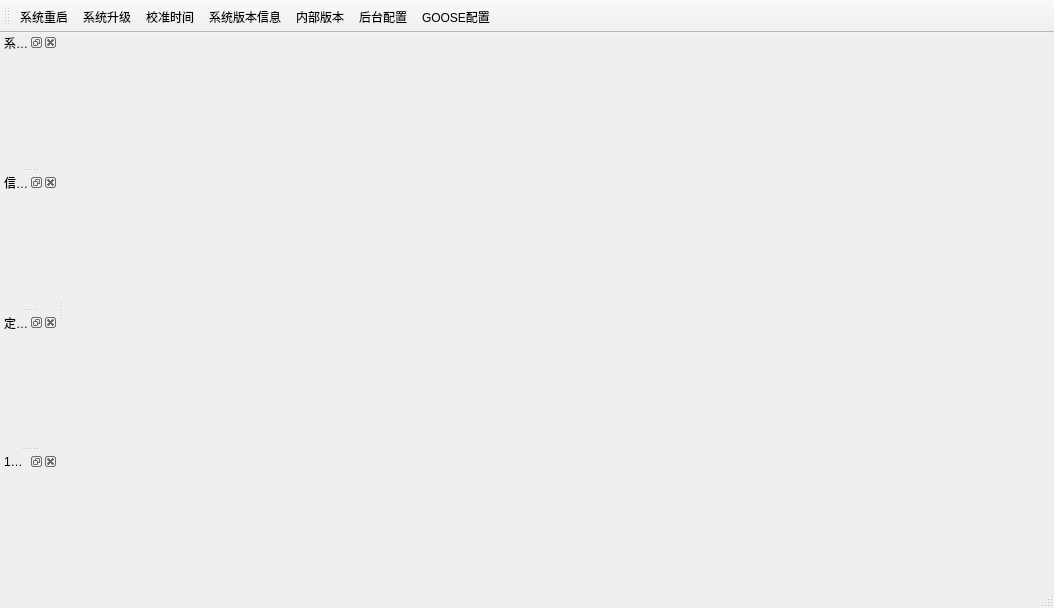
<?xml version="1.0" encoding="UTF-8"?>
<ui version="4.0">
 <class>DTUToolsClass</class>
 <widget class="QMainWindow" name="DTUToolsClass">
  <property name="geometry">
   <rect>
    <x>0</x>
    <y>0</y>
    <width>1054</width>
    <height>608</height>
   </rect>
  </property>
  <property name="windowTitle">
   <string>SDL-9200-D30 配电自动化终端运维工具</string>
  </property>
  <widget class="QWidget" name="centralWidget"/>
  <widget class="QMenuBar" name="menuBar">
   <property name="geometry">
    <rect>
     <x>0</x>
     <y>0</y>
     <width>1054</width>
     <height>26</height>
    </rect>
   </property>
  </widget>
  <widget class="QToolBar" name="mainToolBar">
   <attribute name="toolBarArea">
    <enum>TopToolBarArea</enum>
   </attribute>
   <attribute name="toolBarBreak">
    <bool>false</bool>
   </attribute>
   <addaction name="arestart"/>
   <addaction name="aupdate"/>
   <addaction name="atime"/>
   <addaction name="aversion"/>
   <addaction name="abuildver"/>
   <addaction name="aarmconfig"/>
   <addaction name="agoose"/>
  </widget>
  <widget class="QStatusBar" name="statusBar"/>
  <widget class="QDockWidget" name="dockWidget_sysconfig">
   <property name="windowTitle">
    <string>系统配置</string>
   </property>
   <attribute name="dockWidgetArea">
    <number>1</number>
   </attribute>
   <widget class="QWidget" name="dockWidgetContents"/>
  </widget>
  <widget class="QDockWidget" name="dockWidget_menu">
   <property name="windowTitle">
    <string>信息查看</string>
   </property>
   <attribute name="dockWidgetArea">
    <number>1</number>
   </attribute>
   <widget class="QWidget" name="dockWidgetContents_2"/>
  </widget>
  <widget class="QDockWidget" name="dockWidget_adjust">
   <property name="windowTitle">
    <string>定值整定</string>
   </property>
   <attribute name="dockWidgetArea">
    <number>1</number>
   </attribute>
   <widget class="QWidget" name="dockWidgetContents_3"/>
  </widget>
  <widget class="QDockWidget" name="dockWidget_csprotocol">
   <property name="windowTitle">
    <string>101/104规约</string>
   </property>
   <attribute name="dockWidgetArea">
    <number>1</number>
   </attribute>
   <widget class="QWidget" name="dockWidgetContents_5">
    <property name="toolTip">
     <string/>
    </property>
   </widget>
  </widget>
  <action name="aversion">
   <property name="icon">
    <iconset resource="dtutools.qrc">
     <normaloff>:/DTUTools/icon/version.png</normaloff>:/DTUTools/icon/version.png</iconset>
   </property>
   <property name="text">
    <string>系统版本信息</string>
   </property>
   <property name="toolTip">
    <string>系统版本信息</string>
   </property>
  </action>
  <action name="aupdate">
   <property name="icon">
    <iconset resource="dtutools.qrc">
     <normaloff>:/DTUTools/icon/update.png</normaloff>:/DTUTools/icon/update.png</iconset>
   </property>
   <property name="text">
    <string>系统升级</string>
   </property>
   <property name="toolTip">
    <string>系统升级</string>
   </property>
  </action>
  <action name="arestart">
   <property name="icon">
    <iconset resource="dtutools.qrc">
     <normaloff>:/DTUTools/icon/restart.png</normaloff>:/DTUTools/icon/restart.png</iconset>
   </property>
   <property name="text">
    <string>系统重启</string>
   </property>
   <property name="toolTip">
    <string>系统重启</string>
   </property>
  </action>
  <action name="atime">
   <property name="icon">
    <iconset resource="dtutools.qrc">
     <normaloff>:/DTUTools/icon/time.png</normaloff>:/DTUTools/icon/time.png</iconset>
   </property>
   <property name="text">
    <string>校准时间</string>
   </property>
   <property name="toolTip">
    <string>校准时间</string>
   </property>
  </action>
  <action name="abuildver">
   <property name="icon">
    <iconset resource="dtutools.qrc">
     <normaloff>:/DTUTools/icon/buildver.png</normaloff>:/DTUTools/icon/buildver.png</iconset>
   </property>
   <property name="text">
    <string>内部版本</string>
   </property>
   <property name="toolTip">
    <string>内部版本</string>
   </property>
  </action>
  <action name="aarmconfig">
   <property name="icon">
    <iconset resource="dtutools.qrc">
     <normaloff>:/DTUTools/icon/config.png</normaloff>:/DTUTools/icon/config.png</iconset>
   </property>
   <property name="text">
    <string>后台配置</string>
   </property>
   <property name="toolTip">
    <string>后台配置</string>
   </property>
  </action>
  <action name="agoose">
   <property name="icon">
    <iconset resource="dtutools.qrc">
     <normaloff>:/DTUTools/icon/goose.png</normaloff>:/DTUTools/icon/goose.png</iconset>
   </property>
   <property name="text">
    <string>GOOSE配置</string>
   </property>
   <property name="toolTip">
    <string>GOOSE配置</string>
   </property>
  </action>
 </widget>
 <layoutdefault spacing="6" margin="11"/>
 <resources>
  <include location="dtutools.qrc"/>
 </resources>
 <connections>
  <connection>
   <sender>arestart</sender>
   <signal>triggered()</signal>
   <receiver>DTUToolsClass</receiver>
   <slot>restart_soft()</slot>
   <hints>
    <hint type="sourcelabel">
     <x>-1</x>
     <y>-1</y>
    </hint>
    <hint type="destinationlabel">
     <x>299</x>
     <y>199</y>
    </hint>
   </hints>
  </connection>
  <connection>
   <sender>aupdate</sender>
   <signal>triggered()</signal>
   <receiver>DTUToolsClass</receiver>
   <slot>update_soft()</slot>
   <hints>
    <hint type="sourcelabel">
     <x>-1</x>
     <y>-1</y>
    </hint>
    <hint type="destinationlabel">
     <x>299</x>
     <y>199</y>
    </hint>
   </hints>
  </connection>
  <connection>
   <sender>aversion</sender>
   <signal>triggered()</signal>
   <receiver>DTUToolsClass</receiver>
   <slot>show_version()</slot>
   <hints>
    <hint type="sourcelabel">
     <x>-1</x>
     <y>-1</y>
    </hint>
    <hint type="destinationlabel">
     <x>299</x>
     <y>199</y>
    </hint>
   </hints>
  </connection>
  <connection>
   <sender>atime</sender>
   <signal>triggered()</signal>
   <receiver>DTUToolsClass</receiver>
   <slot>calibrate_time()</slot>
   <hints>
    <hint type="sourcelabel">
     <x>-1</x>
     <y>-1</y>
    </hint>
    <hint type="destinationlabel">
     <x>299</x>
     <y>199</y>
    </hint>
   </hints>
  </connection>
  <connection>
   <sender>abuildver</sender>
   <signal>triggered()</signal>
   <receiver>DTUToolsClass</receiver>
   <slot>build_version()</slot>
   <hints>
    <hint type="sourcelabel">
     <x>-1</x>
     <y>-1</y>
    </hint>
    <hint type="destinationlabel">
     <x>526</x>
     <y>303</y>
    </hint>
   </hints>
  </connection>
  <connection>
   <sender>aarmconfig</sender>
   <signal>triggered()</signal>
   <receiver>DTUToolsClass</receiver>
   <slot>arm_config()</slot>
   <hints>
    <hint type="sourcelabel">
     <x>-1</x>
     <y>-1</y>
    </hint>
    <hint type="destinationlabel">
     <x>526</x>
     <y>303</y>
    </hint>
   </hints>
  </connection>
  <connection>
   <sender>agoose</sender>
   <signal>triggered()</signal>
   <receiver>DTUToolsClass</receiver>
   <slot>goose_config()</slot>
   <hints>
    <hint type="sourcelabel">
     <x>-1</x>
     <y>-1</y>
    </hint>
    <hint type="destinationlabel">
     <x>526</x>
     <y>303</y>
    </hint>
   </hints>
  </connection>
 </connections>
 <slots>
  <slot>comm_config()</slot>
  <slot>show_version()</slot>
  <slot>update_soft()</slot>
  <slot>restart_soft()</slot>
  <slot>remote_ctrl()</slot>
  <slot>calibrate_time()</slot>
  <slot>build_version()</slot>
  <slot>arm_config()</slot>
  <slot>goose_config()</slot>
 </slots>
</ui>
